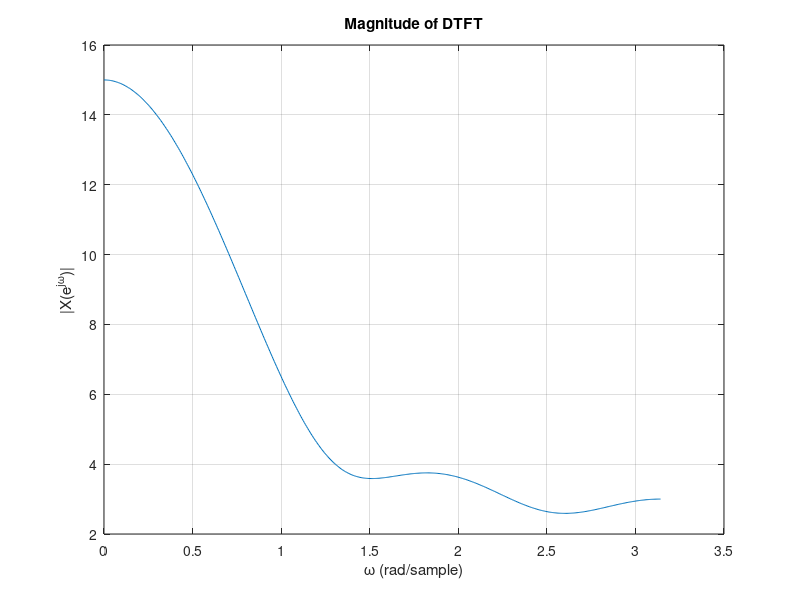
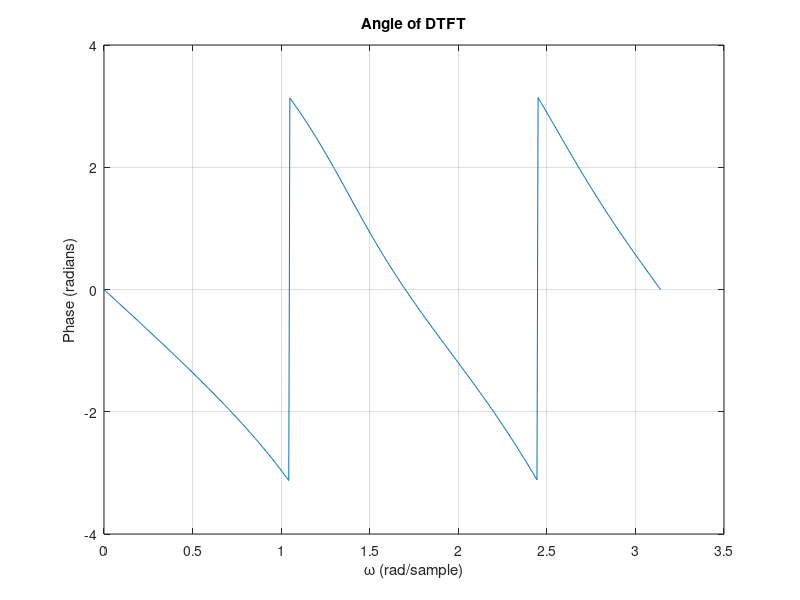
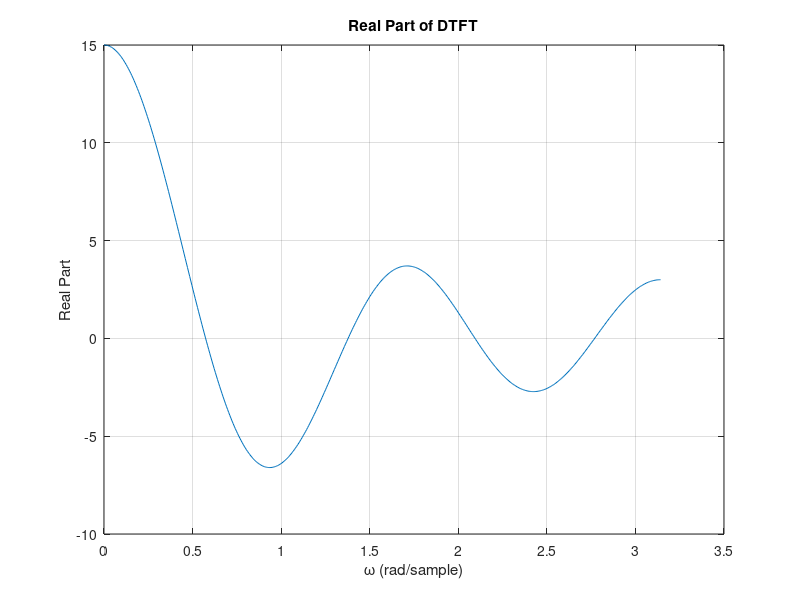
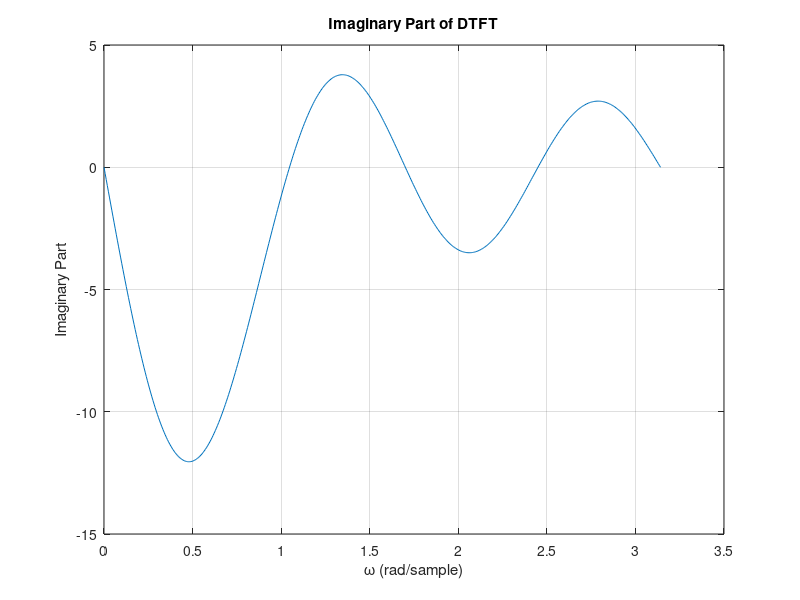

Write the MATLAB code that produced these figures, in order.
clc;
clear;
close all;

% Given sequence
x = [1 2 3 4 5];

% Time indices
n = 0:4;

% 501 equispaced frequencies from 0 to pi
w = linspace(0, pi, 501);

% Initialize DTFT
X = zeros(size(w));

% Calculate DTFT
for k = 1:length(w)

    X(k) = sum(x .* exp(-1i*w(k)*n));

end

% Magnitude
magnitude = abs(X);

% Phase angle
phase = angle(X);

% Real part
real_part = real(X);

% Imaginary part
imaginary_part = imag(X);

% -----------------------------
% Magnitude
% -----------------------------

figure;
plot(w, magnitude);
grid on;

xlabel('\omega (rad/sample)');
ylabel('|X(e^{j\omega})|');
title('Magnitude of DTFT');

% -----------------------------
% Phase
% -----------------------------

figure;
plot(w, phase);
grid on;

xlabel('\omega (rad/sample)');
ylabel('Phase (radians)');
title('Angle of DTFT');

% -----------------------------
% Real Part
% -----------------------------

figure;
plot(w, real_part);
grid on;

xlabel('\omega (rad/sample)');
ylabel('Real Part');
title('Real Part of DTFT');

% -----------------------------
% Imaginary Part
% -----------------------------

figure;
plot(w, imaginary_part);
grid on;

xlabel('\omega (rad/sample)');
ylabel('Imaginary Part');
title('Imaginary Part of DTFT');
